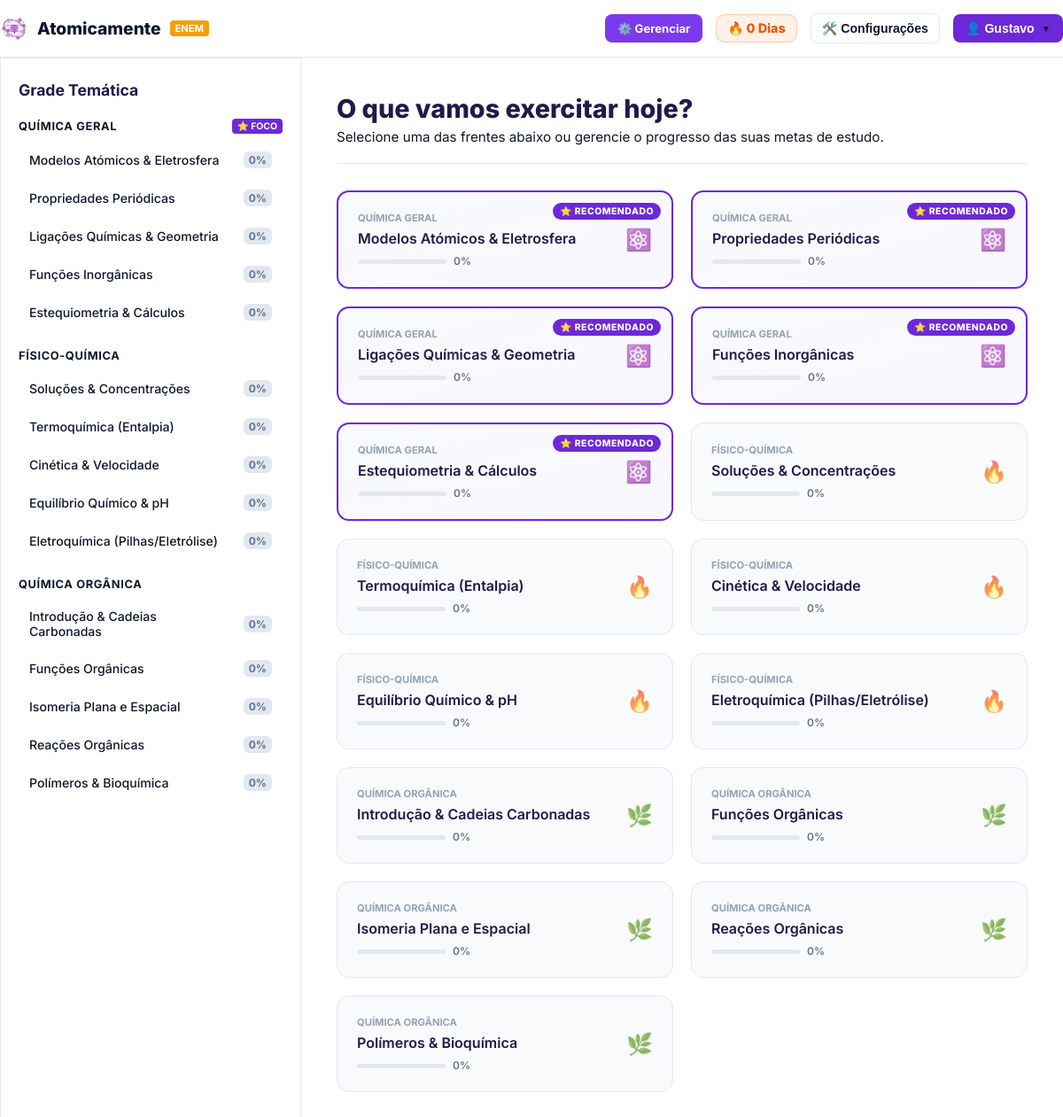
Screenshot of /materias.php (signed in) with the database file from the repository.
### tables this page shows
CREATE TABLE `users` (
  `id` int(11) NOT NULL,
  `role_id` int(11) NOT NULL,
  `nome` varchar(100) NOT NULL,
  `email` varchar(150) NOT NULL,
  `password_hash` varchar(255) NOT NULL,
  `meta_diaria` int(11) DEFAULT '20',
  `frente_foco` varchar(50) DEFAULT '',
  `streak` int(11) DEFAULT '0',
  `ultimo_estudo` date DEFAULT NULL
);

CREATE TABLE `frentes` (
  `id` int(11) NOT NULL,
  `nome` varchar(100) NOT NULL,
  `slug` varchar(100) NOT NULL,
  `icone` varchar(50) DEFAULT NULL
);

CREATE TABLE `topicos` (
  `id` int(11) NOT NULL,
  `frente_id` int(11) NOT NULL,
  `nome` varchar(100) NOT NULL,
  `slug` varchar(100) NOT NULL
);

### config.php (called while the page is built, shortened)
<?php
function verificarSeEhAdmin() {
    return in_array($_SESSION['user_email'], $GLOBALS['ADMIN_EMAILS']);
}
?>

### materias.php (the view, shortened to what this page needs)
<?php
require_once 'config.php';
$user_id = $_SESSION['user_id'];
try {
    $stmtUser = $pdo->prepare("SELECT frente_foco FROM users WHERE id = :uid");
    $stmtUser->execute([':uid' => $user_id]);
    $foco_aluno = $stmtUser->fetchColumn() ?: '';
    $frentes_com_progresso = [];
    $stmtFrentes = $pdo->query("SELECT * FROM frentes ORDER BY id ASC");
    while ($frente = $stmtFrentes->fetch()) {
        $nome_frente = $frente['nome'];
        $eh_foco = false;
        if (
            ($foco_aluno === 'geral' && stripos($nome_frente, 'geral') !== false) ||
            ($foco_aluno === 'fisico' && stripos($nome_frente, 'físico') !== false) ||
            ($foco_aluno === 'fisico' && stripos($nome_frente, 'fisico') !== false) ||
            ($foco_aluno === 'organica' && stripos($nome_frente, 'orgânica') !== false) ||
            ($foco_aluno === 'organica' && stripos($nome_frente, 'organica') !== false) ||
            ($foco_aluno === 'ambiental' && stripos($nome_frente, 'ambiental') !== false)
        ) {
            $eh_foco = true;
        }
        $frente['eh_foco'] = $eh_foco;
        $stmtTopicos = $pdo->prepare("
            SELECT t.*,
                (SELECT COUNT(*) FROM questions q WHERE q.subtopic_id = t.id) as total_questoes,
                (SELECT COUNT(DISTINCT up.question_id)
                 FROM user_progress up
                 JOIN questions q ON up.question_id = q.id
                 WHERE q.subtopic_id = t.id AND up.user_id = :uid) as respondidas
            FROM topicos t
            WHERE t.frente_id = :fid
            ORDER BY t.id ASC
        ");
        $stmtTopicos->execute([':uid' => $user_id, ':fid' => $frente['id']]);
        $topicos_lista = $stmtTopicos->fetchAll();
        $frente['topicos'] = $topicos_lista;
        $frentes_com_progresso[] = $frente;
    }
} catch (PDOException $e) {
    die("Erro na conexão dinâmica: " . $e->getMessage());
}
?>
<!DOCTYPE html>
<html lang="pt-BR">
<head>
  <link rel="stylesheet" href="css/plataforma.css">
</head>
<body class="dash-body">
  <header class="topo-dash">
    <div class="container nav-dash" style="display: flex; justify-content: space-between; align-items: center; width: 100%;">
      <a href="dashboard.php" class="marca-dash">
        <img src="assets/icone-simplificado.png" alt="Logo" style="height: 32px; border-radius: 6px;" />
        Atomicamente
        <?php
          $pagina_atual = basename($_SERVER['PHP_SELF']);
          if ($pagina_atual === 'topico.php') {
              echo '<span class="badge-enem" style="background: var(--roxo-base);">SALA DE AULA</span>';
          } elseif ($pagina_atual === 'admin.php') {
              echo '<span class="badge-enem" style="background: #ef4444;">PAINEL ADMIN</span>';
          } else {
              echo '<span class="badge-enem">ENEM</span>';
          }
        ?>
      </a>
      <div style="display: flex; align-items: center; gap: 15px;">
        <?php if (verificarSeEhAdmin() && $pagina_atual !== 'admin.php'): ?>
          <a href="admin.php" class="btn-acao" style="background: #7c3aed; color: white; padding: 8px 14px; font-size: 0.82rem; border-radius: 8px; text-decoration: none; font-weight: 700;">⚙️ Gerenciar</a>
        <?php endif; ?>
<div style="display: flex; align-items: center; gap: 6px; background: rgba(249, 115, 22, 0.1); border: 1px solid rgba(249, 115, 22, 0.3); padding: 6px 12px; border-radius: 10px; font-weight: 800; color: #ea580c; font-size: 0.9rem;">
  🔥 <?php
        $stmtStreak = $pdo->prepare("SELECT streak FROM users WHERE id = :uid");
        $stmtStreak->execute([':uid' => $_SESSION['user_id']]);
        echo $stmtStreak->fetchColumn() ?: 0;
     ?> Dias
</div>
        <div class="menu-dropdown">
          <button onclick="alternarDropdown('drop-config')" style="background: none; border: 1px solid var(--borda); color: var(--texto-principal); padding: 8px 12px; font-size: 0.88rem; border-radius: 8px; font-weight: 600; cursor: pointer; display: flex; align-items: center; gap: 6px;">
            🛠️ Configurações
          </button>
        </div>
        <div class="menu-dropdown">
          <button onclick="alternarDropdown('drop-perfil')" style="background: var(--roxo-base); color: white; border: none; padding: 8px 14px; font-size: 0.88rem; border-radius: 8px; font-weight: 700; cursor: pointer; display: flex; align-items: center; gap: 8px;">
            👤 <?php echo explode(' ', $_SESSION['user_nome'] ?? 'Estudante')[0]; ?> <span style="font-size: 0.65rem;">▼</span>
          </button>
        </div>
      </div>
    </div>
  </header>
  <div class="hub-layout-grid">
    <nav class="sidebar-grade">
      <h2 style="font-size: 1.1rem; color: var(--roxo-profundo); margin-top:0; font-weight:700;">Grade Temática</h2>
      <?php foreach ($frentes_com_progresso as $frente): ?>
        <div class="titulo-categoria">
          <?php echo htmlspecialchars($frente['nome']); ?>
          <?php if ($frente['eh_foco']): ?>
            <span class="badge-foco-sidebar">⭐ FOCO</span>
          <?php endif; ?>
        </div>
        <?php foreach ($frente['topicos'] as $topico): ?>
          <a href="topico.php?id=<?php echo htmlspecialchars($topico['slug'] ?? $topico['id']); ?>" class="link-subtopico-wrapper">
             <span class="label-titulo"><?php echo htmlspecialchars($topico['nome']); ?></span>
             <span class="badge-progresso"><?php echo $topico['porcentagem']; ?>%</span>
          </a>
        <?php endforeach; ?>
      <?php endforeach; ?>
    </nav>
    <main class="conteudo-hub">
      <div style="border-bottom: 1px solid var(--borda); padding-bottom: 20px;">
        <h1 style="margin: 0; font-size: 1.8rem; color: var(--roxo-profundo); font-weight: 800;">O que vamos exercitar hoje?</h1>
        <p style="margin: 5px 0 0 0; color: var(--cinza-texto); font-size: 0.95rem;">Selecione uma das frentes abaixo ou gerencie o progresso das suas metas de estudo.</p>
      </div>
      <div class="hub-grid">
        <?php foreach ($frentes_com_progresso as $frente): ?>
          <?php foreach ($frente['topicos'] as $topico): ?>
            <a href="topico.php?id=<?php echo htmlspecialchars($topico['slug'] ?? $topico['id']); ?>" class="card-hub-topico <?php echo $frente['eh_foco'] ? 'card-foco' : ''; ?>">
              <?php if ($frente['eh_foco']): ?>
                <div class="tag-foco-card">⭐ Recomendado</div>
              <?php endif; ?>
              <div class="card-hub-info">
                <span class="card-hub-tag"><?php echo htmlspecialchars($frente['nome']); ?></span>
                <span class="card-hub-titulo"><?php echo htmlspecialchars($topico['nome']); ?></span>
                <div style="display: flex; align-items: center; gap: 8px; margin-top: 2px;">
                  <div class="mini-barra-progresso">
                  </div>
                  <span style="font-size: 0.75rem; color: #64748b; font-weight: 600;"><?php echo $topico['porcentagem']; ?>%</span>
                </div>
              </div>
              <div style="font-size: 1.5rem; opacity: 0.7;"><?php echo $frente['icone'] ?? '📚'; ?></div>
            </a>
          <?php endforeach; ?>
        <?php endforeach; ?>
      </div>
    </main>
  </div>
</body>
</html>

### css/plataforma.css (style rules this page uses)
:root { --roxo-base: #6d28d9; --roxo-vivo: #8b5cf6; --sucesso: #10b981; --bg-global: #f8fafc; --bg-card: #ffffff; --bg-topo: #ffffff; --bg-dropdown: #ffffff; --borda: #e2e8f0; --texto-principal: #0f172a; --texto-secundario: #475569; --roxo-profundo: #1e1b4b; --bg-hover-radio: #f5f3ff; --sucesso-fundo: #ecfdf5; }
body.dash-body { font-family: 'Inter', system-ui, -apple-system, sans-serif; background-color: var(--bg-global) !important; color: var(--texto-principal) !important; margin: 0; padding: 0; transition: background-color 0.2s ease, color 0.2s ease; }
.container { width: 90%; max-width: 1200px; margin: 0 auto; }
h1, h2, h3, h4 { color: var(--texto-principal); }
p, span, label { color: var(--texto-principal); }
.topo-dash { background-color: var(--bg-topo) !important; border-bottom: 1px solid var(--borda) !important; padding: 15px 0; position: sticky; top: 0; z-index: 100; transition: background-color 0.2s ease, border-color 0.2s ease; }
.nav-dash { display: flex; justify-content: space-between; align-items: center; }
.marca-dash { display: flex; align-items: center; gap: 10px; font-weight: 800; font-size: 1.2rem; color: var(--texto-principal) !important; text-decoration: none; }
.badge-enem { background: #f59e0b; color: white; font-size: 0.7rem; padding: 2px 6px; border-radius: 4px; font-weight: bold; }
.card-estatistica, .opcao-radio-card, .card-modulo, .card-admin, .sidebar-grade, .auth-box, .conteudo-aula, .bloco-teoria, .area-exercicios { background-color: var(--bg-card) !important; border: 1px solid var(--borda) !important; color: var(--texto-principal) !important; transition: all 0.2s ease; }
.menu-dropdown { position: relative !important; display: inline-block !important; }

### materias.php (style rules this page uses)
.hub-layout-grid { display: grid; grid-template-columns: 340px 1fr; min-height: calc(100vh - 65px); }
.sidebar-grade { background: var(--bg-global, white); border-right: 1px solid var(--borda); padding: 25px 20px; overflow-y: auto; max-height: calc(100vh - 65px); }
.titulo-categoria { display: flex; justify-content: space-between; align-items: center; font-size: 0.8rem; text-transform: uppercase; letter-spacing: 0.05em; color: var(--cinza-texto); margin: 22px 0 10px 0; font-weight: 700; }
.badge-foco-sidebar { background: var(--roxo-base); color: white; font-size: 0.65rem; padding: 2px 6px; border-radius: 4px; letter-spacing: 0; }
.link-subtopico-wrapper { display: flex; justify-content: space-between; align-items: center; padding: 10px 12px; border-radius: 8px; margin-bottom: 4px; text-decoration: none; color: var(--texto-principal, #334155); transition: all 0.2s; }
.label-titulo { font-size: 0.88rem; font-weight: 500; max-width: 220px; }
.badge-progresso { font-size: 0.75rem; font-weight: 700; padding: 2px 6px; border-radius: 6px; background: var(--borda, #f1f5f9); color: var(--cinza-texto, #64748b); transition: all 0.2s; }
.conteudo-hub { padding: 40px; background: var(--bg-card, #f8fafc); overflow-y: auto; max-height: calc(100vh - 65px); }
.hub-grid { display: grid; grid-template-columns: repeat(auto-fill, minmax(280px, 1fr)); gap: 20px; margin-top: 30px; }
.card-hub-topico { position: relative; display: flex; justify-content: space-between; align-items: center; background: var(--bg-global, white); border: 1.5px solid var(--borda, #d8e2ef); border-radius: 14px; padding: 22px; text-decoration: none; transition: all 0.2s ease-in-out; overflow: hidden; }
.card-foco { border: 2px solid var(--roxo-base); background: linear-gradient(to bottom right, var(--bg-global, white), rgba(139, 92, 246, 0.05)); }
.tag-foco-card { position: absolute; top: 12px; right: 12px; background: var(--roxo-base); color: white; font-size: 0.65rem; font-weight: 800; padding: 3px 8px; border-radius: 12px; text-transform: uppercase; letter-spacing: 0.05em; }
.card-hub-info { display: flex; flex-direction: column; gap: 6px; }
.card-hub-tag { font-size: 0.7rem; text-transform: uppercase; font-weight: 700; color: #94a3b8; }
.card-hub-titulo { font-size: 1rem; font-weight: 600; color: var(--roxo-profundo, #4c1d95); }
.mini-barra-progresso { width: 100px; height: 5px; background: var(--borda, #e2e8f0); border-radius: 10px; overflow: hidden; margin-top: 2px; }

### rows the page displays
users: streak "0"
frentes: nome "QUÍMICA GERAL", shows "⭐ FOCO"
topicos: nome "Modelos Atómicos & Eletrosfera", porcentagem "0", shows "⭐ RECOMENDADO", frente.nome "QUÍMICA GERAL", frente.icone "⚛️"
topicos: nome "Propriedades Periódicas", porcentagem "0", shows "⭐ RECOMENDADO", frente.nome "QUÍMICA GERAL", frente.icone "⚛️"
topicos: nome "Ligações Químicas & Geometria", porcentagem "0", shows "⭐ RECOMENDADO", frente.nome "QUÍMICA GERAL", frente.icone "⚛️"
topicos: nome "Funções Inorgânicas", porcentagem "0", shows "⭐ RECOMENDADO", frente.nome "QUÍMICA GERAL", frente.icone "⚛️"
topicos: nome "Estequiometria & Cálculos", porcentagem "0", shows "⭐ RECOMENDADO", frente.nome "QUÍMICA GERAL", frente.icone "⚛️"
frentes: nome "FÍSICO-QUÍMICA"
topicos: nome "Soluções & Concentrações", porcentagem "0", frente.nome "FÍSICO-QUÍMICA", frente.icone "🔥"
topicos: nome "Termoquímica (Entalpia)", porcentagem "0", frente.nome "FÍSICO-QUÍMICA", frente.icone "🔥"
topicos: nome "Cinética & Velocidade", porcentagem "0", frente.nome "FÍSICO-QUÍMICA", frente.icone "🔥"
topicos: nome "Equilíbrio Químico & pH", porcentagem "0", frente.nome "FÍSICO-QUÍMICA", frente.icone "🔥"
topicos: nome "Eletroquímica (Pilhas/Eletrólise)", porcentagem "0", frente.nome "FÍSICO-QUÍMICA", frente.icone "🔥"
frentes: nome "QUÍMICA ORGÂNICA"
topicos: nome "Introdução & Cadeias Carbonadas", porcentagem "0", frente.nome "QUÍMICA ORGÂNICA", frente.icone "🌿"
topicos: nome "Funções Orgânicas", porcentagem "0", frente.nome "QUÍMICA ORGÂNICA", frente.icone "🌿"
topicos: nome "Isomeria Plana e Espacial", porcentagem "0", frente.nome "QUÍMICA ORGÂNICA", frente.icone "🌿"
topicos: nome "Reações Orgânicas", porcentagem "0", frente.nome "QUÍMICA ORGÂNICA", frente.icone "🌿"
topicos: nome "Polímeros & Bioquímica", porcentagem "0", frente.nome "QUÍMICA ORGÂNICA", frente.icone "🌿"

### other values shown
explode(' ', $_SESSION['user_nome'] ?? 'Estudante')[0] "Gustavo"
